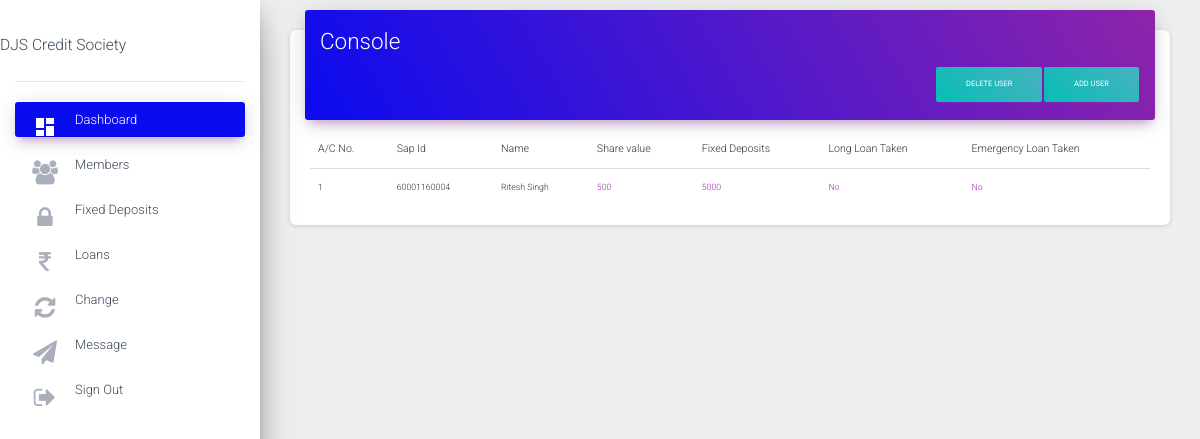
Before: /csadmin/ (signed in) with the older database file.
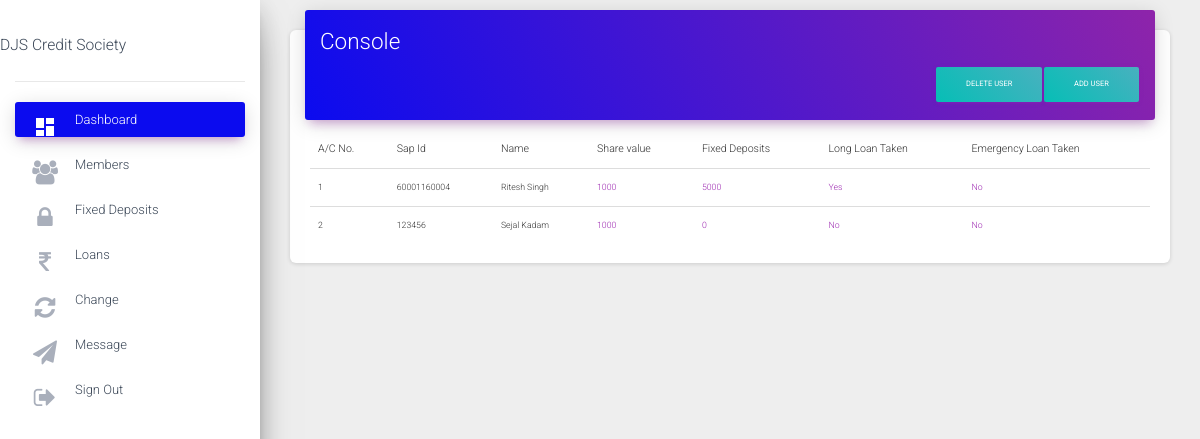
After: the same page with the newer database file.
### status/models.py (models this page shows, shortened)
class Account(models.Model):
    accountnumber=models.IntegerField(null=False,unique=True)
    username=models.ForeignKey(User,on_delete=models.CASCADE,null=True,unique=True)
    name=models.CharField(max_length=50,null=False)
    sapid=models.IntegerField(null=False,unique=True)
    dateofjoining=models.DateField(null=False)
    sharevalue=models.IntegerField(default=0,null=False)
    totalinvestment=models.IntegerField(default=0,null=False)
    shareamount=models.IntegerField(default=0,null=False)
    sharebalance=models.IntegerField(default=0)
    cdamount=models.IntegerField(default=0)
    cdbalance=models.IntegerField(default=0)
    totalamount=models.DecimalField(default=0,max_digits=10,decimal_places=2)
    Noofshares=models.IntegerField(null=True)
    islongloantaken=models.BooleanField(default=False)
    isloanemertaken=models.BooleanField(default=False)
    longloanamount=models.DecimalField(blank=True,null=True,default=0,max_digits=10,decimal_places=2)
    longloanprinciple=models.DecimalField(blank=True,null=True,default=0,max_digits=10,decimal_places=2)
    longloanperiod=models.IntegerField(blank=True,null=True,default=0)
    longloaninterestamount=models.DecimalField(blank=True,null=True,default=0,max_digits=10,decimal_places=2)
    longloanbalance=models.DecimalField(blank=True,null=True,default=0,max_digits=10,decimal_places=2)
    longloanemi=models.DecimalField(blank=True,null=True,default=0,max_digits=10,decimal_places=2)
    emerloanamount=models.DecimalField(blank=True,null=True,default=0,max_digits=10,decimal_places=2)
    emerloanprinciple=models.DecimalField(blank=True,null=True,default=0,max_digits=10,decimal_places=2)
    emerloanperiod=models.IntegerField(blank=True,null=True,default=0)
    emerloaninterestamount=models.DecimalField(blank=True,null=True,default=0,max_digits=10,decimal_places=2)
    emerloanbalance=models.DecimalField(blank=True,null=True,default=0,max_digits=10,decimal_places=2)
    emerloanemi=models.DecimalField(blank=True,null=True,default=0,max_digits=10,decimal_places=2)
    fdcapital=models.IntegerField(default=0,null=True)
    fdmaturitydate=models.DateField(null=True)
    teachingstaff=models.BooleanField(default=False)
    nonteachingstaff=models.BooleanField(default=False)

### csadmin/views.py (the view)
# urls.py: path('', views.index,name="index"),
@login_required
def index(request):
    Members=Account.objects.all()
    context={
        'dashb':"active",
        'Members':Members,
    }
    return render (request,'console.html',context=context)

### csadmin/templates/console.html (shortened to what this page needs)
{%extends 'base.html'%}
{%block content%}
<main role="main" class="col-md-8 col-lg-12 px-4">
  <div class="content">
    <div class="container-fluid">
      <div class="row">
        <div class="col-md-12">
          <div class="card">
            <div class="card-header card-header-primary">
              <h2>Console </h2>
              <a href="{% url 'csadmin:user_create'%}" ><button type="button" class="btn btn-primary pull-right" style="background: linear-gradient(45deg, #06beb6, #48b1bf);" name="button">add user</button></a>
                <a href="{% url 'csadmin:user_delete'%}" ><button type="button" class="btn btn-primary pull-right" style="background: linear-gradient(45deg, #06beb6, #48b1bf);" name="button">Delete user</button></a>
            </div>
            <div class="card-body">
              <div class="table-responsive">
                <table class="table">
                  <thead>
                    <tr>
                      <th>A/C No.</th>
                      <th>Sap Id</th>
                      <th>Name</th>
                      <th>Share value</th>
                      <th>Fixed Deposits</th>
                      <th>Long Loan Taken</th>
                      <th>Emergency Loan Taken</th>
                    </tr>
                  </thead>
                  <tbody>
                    {%for i in Members%}
                    <tr>
                      <td>{{i.accountnumber}}</td>
                      <td>{{i.sapid}}</td>
                      <td>{{i.name}}</td>
                      <td><a href="{% url 'csadmin:shares _update' pk=i.pk %}">{{i.sharevalue}}</a></td>
                      <td><a href="{% url 'csadmin:fd_update' pk=i.pk %}">{{i.fdcapital}}</a></td>
                      {% ifequal i.islongloantaken True %}
                      <td><a href="{% url 'csadmin:longloan_update' pk=i.pk %}">Yes</a></td>
                      {% else %}
                      <td><a href="{% url 'csadmin:longloan_update' pk=i.pk %}">No</a></td>
                      {% endifequal %}
                      {% ifequal i.isloanemertaken True %}
                      <td><a href="{% url 'csadmin:emerloan_update' pk=i.pk %}">Yes</a></td>
                      {% else %}
                      <td><a href="{% url 'csadmin:emerloan_update' pk=i.pk %}">No</a></td>
                      {% endifequal %}
                    </tr>
                    {%endfor%}
                  </tbody>
                </table>
              </div>
            </div>
          </div>
        </div>
  </div>
</main>
{%endblock%}

Changed rows visible on the page:
changed Account "Ritesh Singh": sharevalue "500" → "1000"; text "No" → "Yes"
added Account: accountnumber "2", sapid "123456", name "Sejal Kadam", sharevalue "1000", fdcapital "0"
